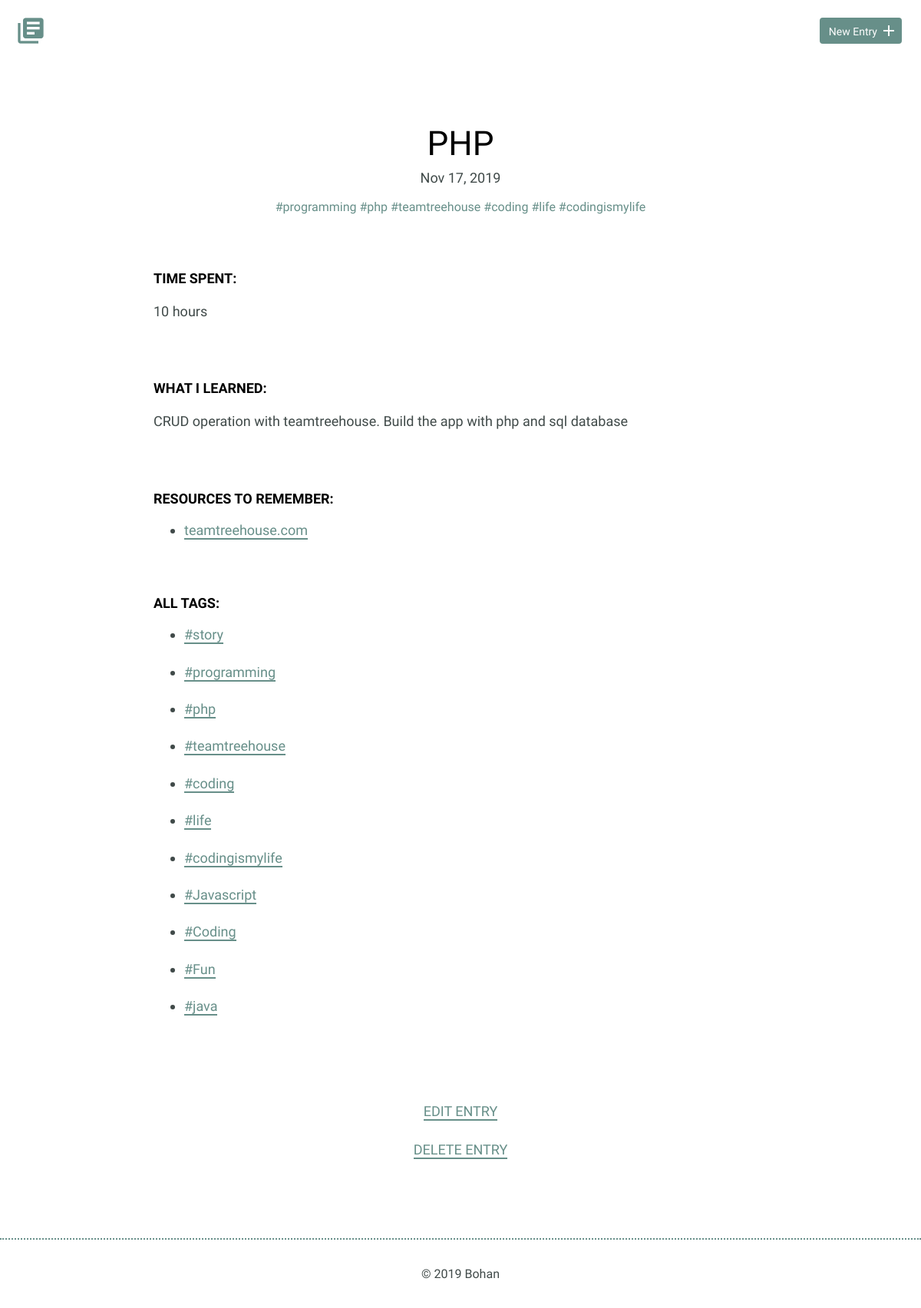
The page /detail.php?id=5 on the database its author committed.
### tables this page shows
CREATE TABLE "entries" (
	`id`	INTEGER,
	`title`	TEXT,
	`date`	TEXT,
	`time_spent`	INTEGER,
	`learned`	BLOB,
	`resources`	BLOB,
	PRIMARY KEY(`id`)
);

### inc/db_fetch_detail.php (called while the page is built, shortened)
<?php
    function db_fetch_detail_no_tags(){
        try{
            include('db_connection.php');
            $id = filter_input(INPUT_GET, 'id', FILTER_SANITIZE_NUMBER_INT);
            $sql = "
                SELECT * FROM entries WHERE entries.id = ?
            ";
            $pdo = $db->prepare($sql);
            $pdo->bindValue(1, $id, PDO::PARAM_INT);
            $pdo->execute();
            $results = $pdo->fetch(PDO::FETCH_ASSOC);
            return $results;
        }catch(Exception $e){
            echo $e->getMessage();
        }
    }
?>

### inc/db_fetch.php (called while the page is built, shortened)
<?php
    function db_fetch_tags_under_same_entry($id){
        try{
            include('db_connection.php');
            $sql = "
                SELECT tags.tag_name FROM entries
                LEFT jOIN entries_tags ON entries.id = entry_id
                LEFT JOIN tags on tags.id = tag_id
                WHERE entry_id = ?;
            ";
            $pdo = $db->prepare($sql);
            $pdo->bindValue(1, $id, PDO::PARAM_INT);
            $pdo->execute();
            $results = $pdo->fetchAll(PDO::FETCH_ASSOC);
            return $results;
        }catch(Exception $e){
            echo $e->getMessage();
        }
    }
    function db_fetch_tags(){
        try{
            include('db_connection.php');
            $sql = "SELECT DISTINCT `tag_name` FROM `tags`";
            $pdo = $db->prepare($sql);
            $pdo->execute();
            $results = $pdo->fetchAll(PDO::FETCH_ASSOC);
            return $results;
        }catch(Exception $e){
            echo $e->getMessage();
        }
    }
?>

### detail.php (the view, shortened to what this page needs)
<!DOCTYPE html>
<html>
    <head>
        <link rel="stylesheet" href="css/normalize.css">
        <link rel="stylesheet" href="css/site.css">
    </head>
    <body>
        <?php
            include("header.php");
        ?>
        <section>
            <div class="container">
                <div class="entry-list single">
                    <?php
                        include('inc/db_fetch.php');
                        include('inc/db_fetch_detail.php');
                        $result = db_fetch_detail_no_tags();
                        $tags = db_fetch_tags();
                        echo
                        "<article>"
                        .   "<h1>$result[title]</h1>"
                            ."<time datetime=$result[date]>" . date_format(new DateTime($result['date']), 'M d, Y') . "</time>";
                            $entry_tags = db_fetch_tags_under_same_entry($result['id']);
                                foreach($entry_tags as $key_tag => $tag){
                                    if(!empty($tag['tag_name'])){
                                        echo "
                                                <span><a style='text-decoration:none;color:#678f89;' href='filtered.php?filter=$tag[tag_name]'>#$tag[tag_name]</a></span>
                                        ";
                                    }
                            }
                            echo "<div class='entry'>"
                                ."<h3>Time Spent: </h3>"
                                ."<p>$result[time_spent]</p>"
                            ."</div>"
                            ."<div class='entry'>"
                                ."<h3>What I Learned:</h3>"
                                ."<p>$result[learned]</p>"
                            ."</div>"
                            ."<div class='entry'>"
                                ."<h3>Resources to Remember:</h3>";
                                if(empty($result['resources'])){
                                    echo "<p>No resources to show!</p>";
                                }else{
                                    echo
                                    "<ul>"
                                        ."<li><a href=''>$result[resources]</a></li>"
                                    ."</ul>";
                                }
                            echo "</div>"
                        ."</article>";
                        echo "<h3>All Tags:</h3>";
                        foreach($tags as $tag){
                            if(!empty($tag['tag_name'])){
                                echo  "<ul>"
                                        ."<li><a href='filtered.php?filter=$tag[tag_name]'>#$tag[tag_name]</a></li>"
                                    ."</ul>";
                            }
                         }
                    ?>
                </div>
            </div>
            <div class="edit">
                <?php
                    echo "<p><a href='edit.php?id=$result[id]'>Edit Entry</a></p>";
                    echo "<p><a href='inc/db_delete.php?id=$result[id]'>Delete Entry</a></p>";
                ?>
            </div>
        </section>
        <?php
            include("footer.php");
        ?>
    </body>
</html>

### css/site.css (style rules this page uses)
body { font-size: 16px; color: #404a49; font-family: 'Cousine', serif; font-weight: 400; }
.container { margin: 0 auto; padding: 0 25px; }
h1, h2, h3 { margin: 0; font-weight: 400; line-height: 1em; color: #000; }
h1 { font-size: 44px; margin-bottom: 12px; }
h3 { font-size: 18px; font-family: 'Work Sans', serif; font-weight: 600; text-transform: uppercase; }
p { line-height: 1.8em; font-size: 18px; }
p a { border-bottom: 2px solid #678f89; padding: 0; color: #678f89; text-decoration: none; }
ul li { line-height: 1.8em; font-size: 18px; }
ul li a { border-bottom: 2px solid #678f89; line-height: 1.8em; color: #678f89; text-decoration: none; }
.entry-list, .edit-entry, .new-entry { max-width: 800px; margin: 0 auto; padding: 70px 0 150px 0; }
.entry-list article { margin-bottom: 70px; text-align: center; }
.entry-list.single { padding-bottom: 70px; }
.entry-list.single time { font-size: 18px; }
.entry { max-width: 800px; margin: 75px auto 0 auto; text-align: left; }
.entry p { margin-bottom: 40px; }
.edit { padding-bottom: 80px; text-align: center; margin: 0 auto; }
.edit a { font-weight: 400; text-transform: uppercase; font-size: 18px; }

### rows shown on the page
entries: title "PHP", date "Nov 17, 2019", time_spent "10 hours", learned "CRUD operation with teamtreehouse. Build the app with php and sql database", resources "teamtreehouse.com"

### other values the page prints
$tag[tag_name] "programming"
$tag[tag_name] "php"
$tag[tag_name] "teamtreehouse"
$tag[tag_name] "coding"
$tag[tag_name] "life"
$tag[tag_name] "codingismylife"
$tag[tag_name] "story"
$tag[tag_name] "Javascript"
$tag[tag_name] "Coding"
$tag[tag_name] "Fun"
$tag[tag_name] "java"
